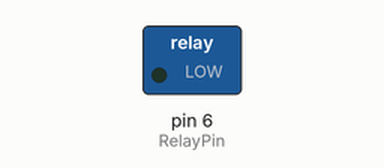
Simulated run of this sketch. Board: Arduino Uno, built with avr-gcc and run on an emulated ATmega328P. On the bench: switched loads named in the sketch (green lamp = pin HIGH).

Above: at 1.5 s.
At 4.5 s:
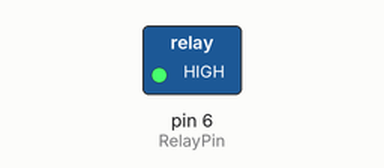
Timing chart, 0 to 7.8 s (numbered marks = the images above):
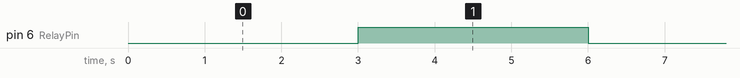

Measured:
- by itself, pin 6 (RelayPin): alternates HIGH for 3.0 s and LOW for 3.0 s

The sketch:

code.ino
```cpp
int RelayPin = 6;

void setup() {
  pinMode(RelayPin, OUTPUT);
}

void loop() {
  digitalWrite(RelayPin, LOW);
  delay(3000);

  digitalWrite(RelayPin, HIGH);
  delay(3000);
}
```
